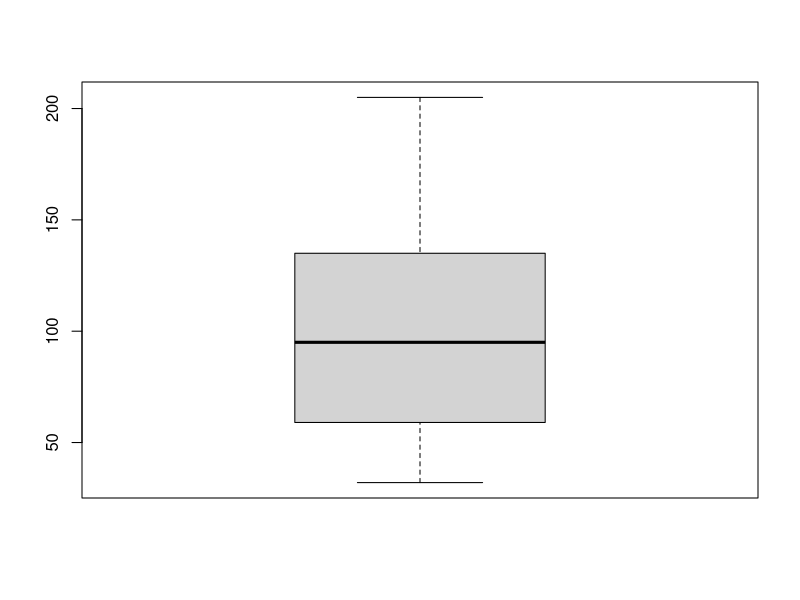
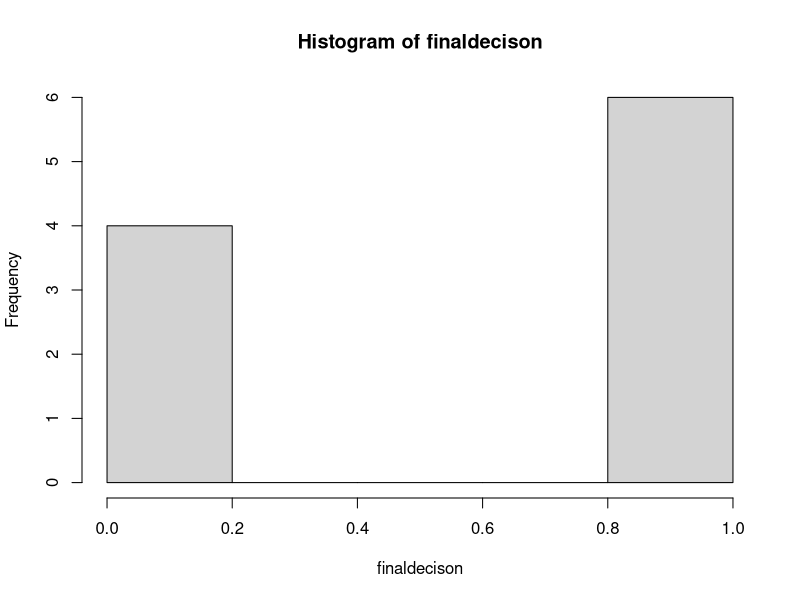

Reproduce these figures in R, in order.
Freq <- c(0.6,0.3,0.4,0.4,0.2,0.6,0.3,0.4,0.9,0.2)
bloodp <- c(103,87,32,42,59,109,78,205,135,179)
first <- c(1,1,1,1,0,0,0,0,1,1)
second <- c(0,0,1,1,0,0,1,1,1,1)
finaldecison <- c(0,1,0,1,0,1,0,1,1,1)
HealthDF <- data.frame(Freq, bloodp, first, second, finaldecison)
boxplot(bloodp)
hist(finaldecison)
